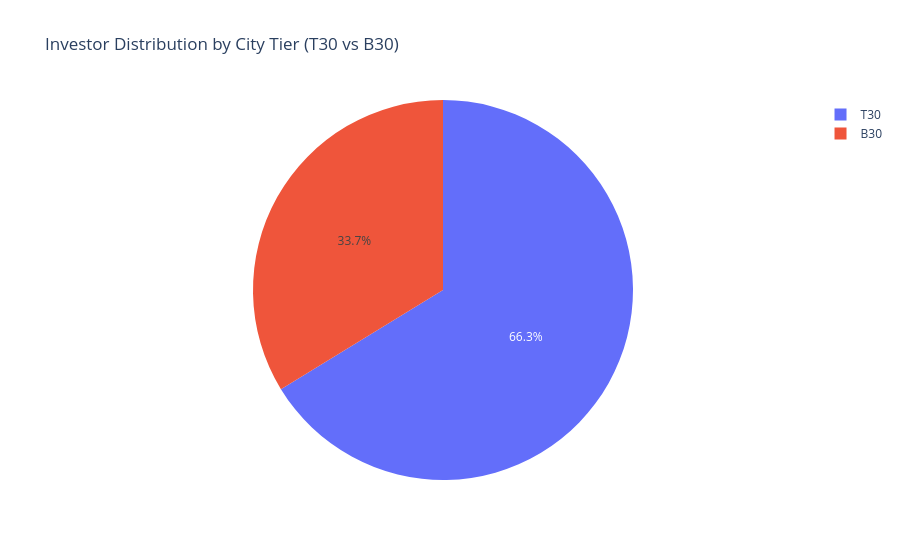

Notebook source saved alongside this figure:
### Code cell
import pandas as pd
import plotly.express as px
from pathlib import Path

df_inv = pd.read_csv(Path("data/processed/cleaned_08_investor_transactions.csv"))

fig_tier = px.pie(
    df_inv, 
    names='city_tier', 
    title='Investor Distribution by City Tier (T30 vs B30)'
)
fig_tier.write_html(Path("reports/tier_distribution.html"))

fig_state = px.bar(
    df_inv['state'].value_counts().reset_index(), 
    x='state', y='count', 
    title='Investor Distribution by State'
)
fig_state.write_html(Path("reports/state_distribution.html"))

fig_tier.show()
fig_state.show()

### Figure 1 — Plotly figure (JSON) as saved in the notebook; plotly's stock layout.template omitted (floating-point values rounded to 4 significant figures; data arrays with more than 128 entries replaced by an {"elided": "..."} marker saying what was removed)
{"data": [{"domain": {"x": [0, 1], "y": [0, 1]}, "hovertemplate": "city_tier=%{label}<extra></extra>", "labels": {"elided": "32778 str values"}, "legendgroup": "", "name": "", "showlegend": true, "type": "pie"}], "layout": {"legend": {"tracegroupgap": 0}, "title": {"text": "Investor Distribution by City Tier (T30 vs B30)"}}}
